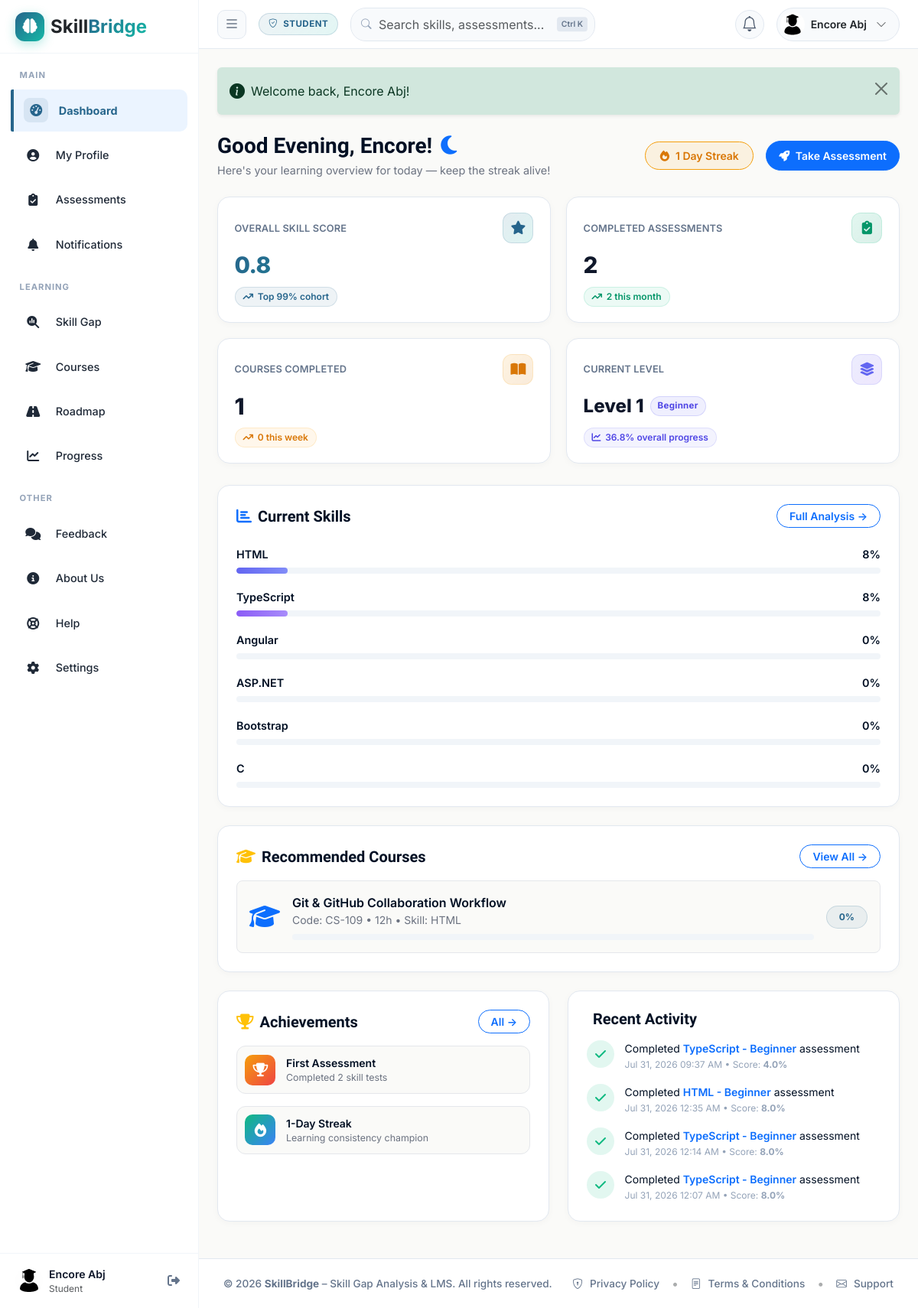
The page /student/dashboard.php (signed in) on the database its author committed.
### tables this page shows
CREATE TABLE `students` (
  `id` int(11) NOT NULL,
  `user_id` int(11) NOT NULL,
  `student_code` varchar(20) NOT NULL,
  `first_name` varchar(50) NOT NULL,
  `last_name` varchar(50) NOT NULL,
  `college_name` varchar(255) DEFAULT NULL,
  `avatar` varchar(255) DEFAULT 'default-avatar.png',
  `bio` varchar(255) DEFAULT NULL,
  `city_location` varchar(100) DEFAULT NULL,
  `phone` varchar(20) DEFAULT NULL,
  `department` varchar(100) NOT NULL DEFAULT 'Computer Science',
  `current_semester` int(11) NOT NULL DEFAULT 1,
  `created_at` datetime DEFAULT current_timestamp()
);

CREATE TABLE `skills` (
  `id` int(11) NOT NULL,
  `name` varchar(100) NOT NULL,
  `category` varchar(50) NOT NULL DEFAULT 'Technical',
  `description` text DEFAULT NULL,
  `created_at` datetime DEFAULT current_timestamp()
);

CREATE TABLE `recommendations` (
  `id` int(11) NOT NULL,
  `student_id` int(11) NOT NULL,
  `course_id` int(11) NOT NULL,
  `skill_id` int(11) NOT NULL,
  `reason` text DEFAULT NULL,
  `priority_level` enum('low','medium','high') NOT NULL DEFAULT 'medium',
  `is_dismissed` tinyint(1) NOT NULL DEFAULT 0,
  `created_at` datetime DEFAULT current_timestamp()
);

CREATE TABLE `courses` (
  `id` int(11) NOT NULL,
  `course_code` varchar(20) NOT NULL,
  `title` varchar(150) NOT NULL,
  `description` text DEFAULT NULL,
  `duration_hours` int(11) NOT NULL DEFAULT 10,
  `difficulty_level` enum('beginner','intermediate','advanced') NOT NULL DEFAULT 'beginner',
  `provider_url` varchar(255) DEFAULT NULL,
  `status` enum('active','inactive') NOT NULL DEFAULT 'active',
  `created_at` datetime DEFAULT current_timestamp(),
  `platform` varchar(50) NOT NULL DEFAULT 'Udemy',
  `price` decimal(10,2) NOT NULL DEFAULT 499.00,
  `rating` decimal(3,2) NOT NULL DEFAULT 4.80,
  `instructor` varchar(100) NOT NULL DEFAULT 'SkillBridge Instructor',
  `track_category` varchar(50) NOT NULL DEFAULT 'frontend',
  `topic_pill` varchar(50) NOT NULL DEFAULT 'General',
  `lessons_json` text DEFAULT NULL
);

CREATE TABLE `assessment_results` (
  `id` int(11) NOT NULL,
  `student_id` int(11) NOT NULL,
  `assessment_id` int(11) NOT NULL,
  `total_questions` int(11) NOT NULL DEFAULT 10,
  `correct_answers` int(11) NOT NULL DEFAULT 0,
  `score_obtained` decimal(5,2) NOT NULL DEFAULT 0.00,
  `score_percentage` decimal(5,2) NOT NULL DEFAULT 0.00,
  `status` enum('pass','fail') NOT NULL DEFAULT 'fail',
  `time_taken_seconds` int(11) NOT NULL DEFAULT 0,
  `completed_at` datetime DEFAULT current_timestamp()
);

CREATE TABLE `assessments` (
  `id` int(11) NOT NULL,
  `title` varchar(150) NOT NULL,
  `description` text DEFAULT NULL,
  `skill_id` int(11) NOT NULL,
  `created_by_faculty_id` int(11) NOT NULL,
  `duration_minutes` int(11) NOT NULL DEFAULT 30,
  `passing_marks` int(11) NOT NULL DEFAULT 6,
  `total_marks` int(11) NOT NULL DEFAULT 10,
  `difficulty_level` enum('beginner','intermediate','advanced','professional','expert') NOT NULL DEFAULT 'beginner',
  `status` enum('draft','active','archived') NOT NULL DEFAULT 'active',
  `created_at` datetime DEFAULT current_timestamp(),
  `question_bank_id` int(11) DEFAULT NULL
);

### student/dashboard.php (the view, shortened to what the rows shown need)
<?php
require_once __DIR__ . '/../config/database.php';
require_once __DIR__ . '/../includes/functions.php';
$studentId = (int)$_SESSION['profile_id'];
$db = Database::getInstance();
$student = $db->fetch(
    "SELECT s.*, u.email
     FROM students s
     JOIN users u ON s.user_id = u.id
     WHERE s.id = ?",
    [$studentId]
);
$hour = (int)date('H');
if ($hour < 12) {
    $greetingTitle = "Good Morning, " . htmlspecialchars($student['first_name']) . "! <i class=\"fa-solid fa-sun text-warning ms-1\"></i>";
} elseif ($hour < 17) {
    $greetingTitle = "Good Afternoon, " . htmlspecialchars($student['first_name']) . "! <i class=\"fa-solid fa-sun text-warning ms-1\"></i>";
} else {
    $greetingTitle = "Good Evening, " . htmlspecialchars($student['first_name']) . "! <i class=\"fa-solid fa-moon text-primary ms-1\"></i>";
}
$skillResults = $db->fetchAll(
    "SELECT s.id, s.name as skill_name, COALESCE(MAX(ar.score_percentage), 0) as score
     FROM skills s
     LEFT JOIN assessments a ON s.id = a.skill_id
     LEFT JOIN assessment_results ar ON a.id = ar.assessment_id AND ar.student_id = ?
     GROUP BY s.id, s.name
     ORDER BY score DESC, s.name ASC
     LIMIT 6",
    [$studentId]
);
$recommendations = $db->fetchAll(
    "SELECT r.*, c.title as course_title, c.course_code, c.duration_hours, c.difficulty_level, s.name as skill_name,
            COALESCE(sp.progress_percentage, 0) as progress_percentage,
            COALESCE(sp.status, 'not_started') as progress_status
     FROM recommendations r
     JOIN courses c ON r.course_id = c.id
     JOIN skills s ON r.skill_id = s.id
     LEFT JOIN student_progress sp ON sp.course_id = c.id AND sp.student_id = r.student_id
     WHERE r.student_id = ? AND r.is_dismissed = 0
     ORDER BY r.priority_level DESC, r.created_at DESC LIMIT 3",
    [$studentId]
);
$recentActivity = $db->fetchAll(
    "SELECT ar.completed_at as activity_time,
            'assessment' as activity_type,
            a.title as item_title,
            s.name as skill_name,
            ar.score_percentage,
            ar.status
     FROM assessment_results ar
     JOIN assessments a ON ar.assessment_id = a.id
     JOIN skills s ON a.skill_id = s.id
     WHERE ar.student_id = ?
     ORDER BY ar.completed_at DESC LIMIT 4",
    [$studentId]
);
include __DIR__ . '/../includes/header.php';
?>
<div class="dash-header flex-between">
  <div>
    <h1><?= $greetingTitle ?></h1>
    <p>Here's your learning overview for today — keep the streak alive!</p>
  </div>
</div>
<div class="dashboard-grid" id="skills-section">
  <div class="saas-card animate-slideUp p-4">
    <div class="skill-bar-group">
      <?php
        $colorGradients = [
          'linear-gradient(90deg,#6366F1,#818CF8)',
          'linear-gradient(90deg,#8B5CF6,#A78BFA)',
          'linear-gradient(90deg,#F59E0B,#FCD34D)',
          'linear-gradient(90deg,#10B981,#34D399)',
          'linear-gradient(90deg,#EF4444,#F87171)',
          'linear-gradient(90deg,#3B82F6,#60A5FA)'
        ];
        $colorIdx = 0;
        foreach ($skillResults as $s):
          $scoreVal = round((float)($s['score'] ?? 0));
          $fillGradient = $colorGradients[$colorIdx % count($colorGradients)];
          $colorIdx++;
      ?>
        <div class="skill-bar-item">
          <div class="skill-bar-meta">
            <span class="skill-name"><?= htmlspecialchars($s['skill_name']) ?></span>
            <span class="skill-score"><?= $scoreVal ?>%</span>
          </div>
          <div class="skill-bar-track">
            <div class="skill-bar-fill" style="width:<?= $scoreVal ?>%;background:<?= $fillGradient ?>"></div>
          </div>
        </div>
      <?php endforeach; ?>
    </div>
  </div>
</div>
<div class="saas-card animate-slideUp p-4 mb-4" id="recommended-courses">
  <div class="d-flex flex-column gap-3">
    <?php if (empty($recommendations)): ?>
      <div class="text-center py-4 px-3 rounded-4" style="background: var(--bg-alt); border: 1px dashed var(--border);">
        <span style="font-size: 2.5rem;" class="mb-2 d-block">📚</span>
        <h5 class="fw-bold mb-1" style="color: var(--text-heading);">No Course Recommendations Yet</h5>
        <p class="text-muted small mb-3 mx-auto" style="max-width: 480px; line-height: 1.5;">
            Complete your first assessment to receive personalized course recommendations based on your skill gaps and career goals.
        </p>
        <a href="<?= BASE_URL ?>student/assessments.php" class="btn btn-primary btn-sm rounded-pill px-4 py-2 fw-semibold">
            Take an Assessment
        </a>
      </div>
    <?php else: ?>
      <?php foreach ($recommendations as $rec): ?>
        <div class="course-item d-flex align-items-center gap-3 p-3 rounded-3" style="background: var(--bg-alt); border: 1px solid var(--border);">
          <div class="fs-2 text-primary"><i class="fa-solid fa-graduation-cap"></i></div>
          <div class="flex-grow-1">
            <div class="fw-semibold fs-6" style="color: var(--text-heading);"><?= htmlspecialchars($rec['course_title']) ?></div>
            <div class="small" style="color: var(--text-secondary);">Code: <?= htmlspecialchars($rec['course_code']) ?> &bull; <?= $rec['duration_hours'] ?>h &bull; Skill: <?= htmlspecialchars($rec['skill_name']) ?></div>
            <div class="skill-bar-track mt-2">
            </div>
          </div>
          <a href="<?= BASE_URL ?>student/progress.php" class="badge saas-badge-primary rounded-pill px-3 py-2 text-decoration-none">
            <?= round($rec['progress_percentage']) ?>%
          </a>
        </div>
      <?php endforeach; ?>
    <?php endif; ?>
  </div>
</div>
<div class="dashboard-grid-3">
  <div class="saas-card animate-slideUp p-4" id="recent-activity">
    <div class="activity-feed">
      <?php if (!empty($recentActivity)): ?>
        <?php foreach ($recentActivity as $act): ?>
          <div class="activity-item">
            <div class="activity-icon" style="background:rgba(16,185,129,0.12);color:#10B981">
              <i class="fa-solid fa-check"></i>
            </div>
            <div>
              <div class="activity-text">Completed <span class="fw-semibold text-primary"><?= htmlspecialchars($act['item_title']) ?></span> assessment</div>
              <div class="activity-time"><?= format_date($act['activity_time']) ?> &bull; Score: <strong><?= number_format($act['score_percentage'], 1) ?>%</strong></div>
            </div>
          </div>
        <?php endforeach; ?>
      <?php endif; ?>
    </div>
  </div>
</div>
<?php include __DIR__ . '/../includes/footer.php'; ?>

### rows shown on the page
students: first_name "Encore"
skills: name "HTML", scoreVal "8"
skills: name "TypeScript", scoreVal "8"
skills: name "Angular", scoreVal "0"
skills: name "ASP.NET", scoreVal "0"
skills: name "Bootstrap", scoreVal "0"
skills: name "C", scoreVal "0"
recommendations: course.title "Git & GitHub Collaboration Workflow", course.course_code "CS-109", course.duration_hours "12", skill.name "HTML", progress_percentage "0"
assessment_results: assessment.title "TypeScript - Beginner", completed_at "Jul 31, 2026 09:37 AM", score_percentage "4.0"
assessment_results: assessment.title "HTML - Beginner", completed_at "Jul 31, 2026 12:35 AM", score_percentage "8.0"
assessment_results: assessment.title "TypeScript - Beginner", completed_at "Jul 31, 2026 12:14 AM", score_percentage "8.0"
assessment_results: assessment.title "TypeScript - Beginner", completed_at "Jul 31, 2026 12:07 AM", score_percentage "8.0"

### other values the page prints
$sidebarUserName "Encore Abj"
$sidebarSubTitle "Student"
$userRole "STUDENT"
$fullName "Encore Abj"
$flash['message'] "Welcome back, Encore Abj!"
$currentStreak "1"
$avgScore "0.8"
$percentileRank "99"
$completedAssessments "2"
$completedThisMonth "2"
$coursesCompleted "1"
$coursesCompletedThisWeek "0"
$levelNum "Level 1"
$levelName "Beginner"
$overallProgress "36.8"
